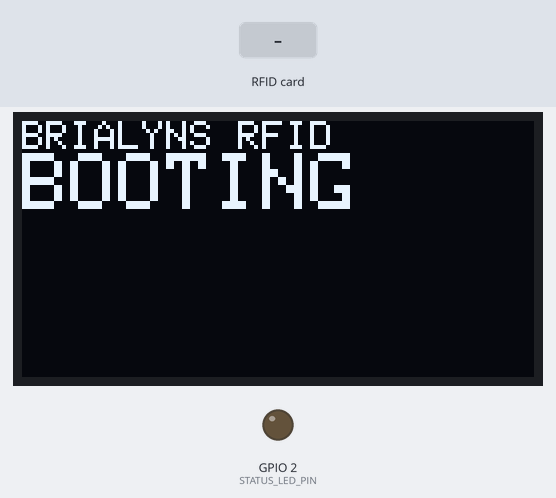
A sketch run on a simulated ESP32. On the bench: 128×64 one-colour display, output pins drawn as LEDs (lit = HIGH). Inputs (shaded band) come from the test bench. WiFi joins after 1.5 s; servers stay silent unless stated; uploads are accepted with an empty reply; what the sketch prints to the serial monitor is not drawn.

Above: at 0.7 s.
At 4.0 s:
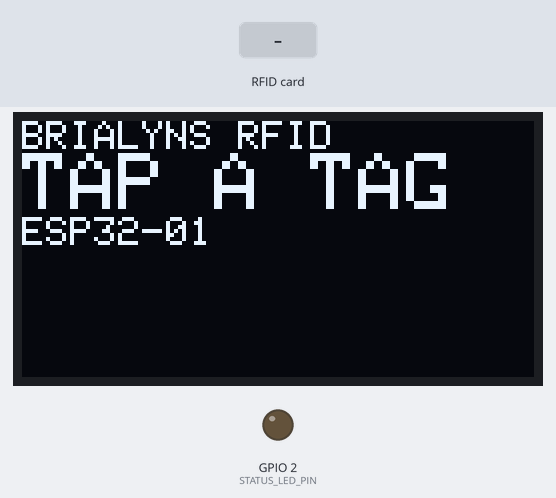
4.1 s: RFID card 5E 7A 19 C4 held to the reader
At 4.33 s:
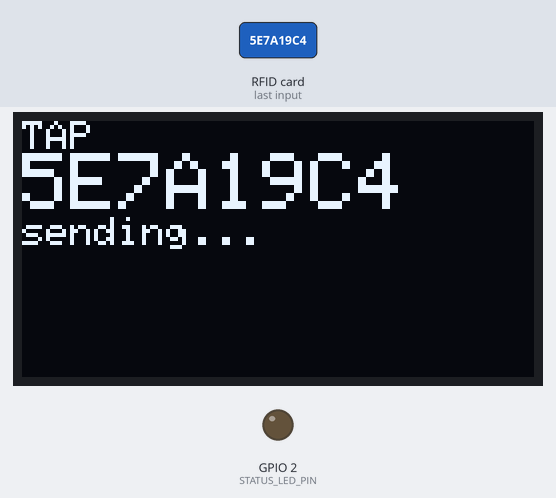
At 5.8 s:
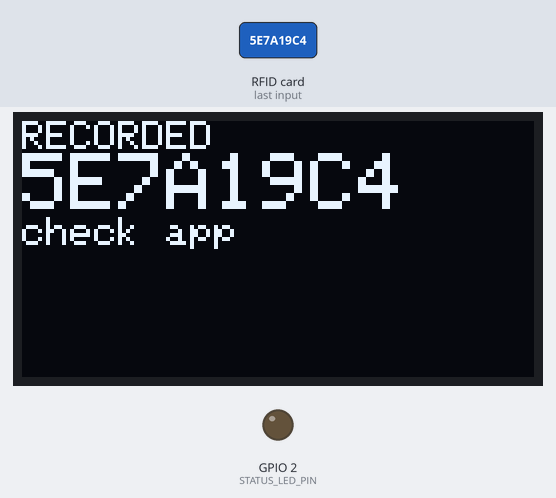
Timing chart, 0 to 7.3 s (numbered marks = the images above; inputs shaded):
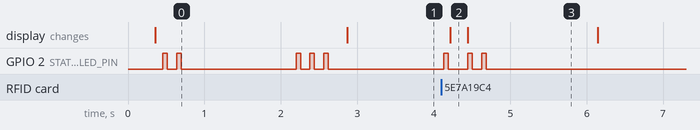

The sketch:

esp32_rfid_station.ino
```cpp
/*
 * Brialyns Art Sign - ESP32 + RC522 RFID station
 * ===============================================
 *
 * Reads a tag and POSTs the tap to the Brialyns webhook (Apps Script),
 * which writes the `rfid_events` doc + marks the station online. The app
 * (Production > Sensor tab) beeps, shows the Last scan card and the
 * activity feed; the web header shows the live-activity toast.
 *
 * WIRING (RC522 -> ESP32 DevKit V1, 30-pin)
 * -----------------------------------------
 *   RC522 SDA/SS  -> D5   (GPIO 5)
 *   RC522 SCK     -> D18  (GPIO 18)
 *   RC522 MOSI    -> D23  (GPIO 23)
 *   RC522 MISO    -> D19  (GPIO 19)
 *   RC522 RST     -> D27  (GPIO 27)
 *   RC522 3.3V    -> 3V3
 *   RC522 GND     -> GND
 *   RC522 IRQ     -> not connected
 *
 * RC522 is 3.3V ONLY. 5V/VIN will kill it.
 *
 * ARDUINO IDE (one-time)
 * ----------------------
 *   1. Library Manager -> install "MFRC522" (by GithubCommunity).
 *   2. Boards: "ESP32 Dev Module" (esp32 core 3.x already installed).
 *   3. Fill in WIFI_SSID / WIFI_PASSWORD below, then Upload.
 *      If stuck at "Connecting......" hold the BOOT button while uploading.
 *   4. Serial Monitor @ 115200. On boot you should see the RC522 version
 *      (0x91/0x92), the WiFi IP, and a {"ok":true,...} ping reply.
 *
 * NOTE: the ESP32 only sees 2.4 GHz WiFi (not 5 GHz).
 *
 * LED LANGUAGE (works on a charger / no laptop attached)
 * ------------------------------------------------------
 *   2 blinks       RC522 OK (at boot, or when it reconnects)
 *   3 blinks       WiFi connected
 *   1 blink        tag read (tap detected)
 *   2 blinks       tap recorded - right after the single read-blink
 *   5 fast blinks  send failed (offline/rejected)
 *   10 + 10 blinks RC522 NOT detected at boot -> check the wiring
 *   (heartbeat every 30s is silent - it only refreshes last_seen_at)
 *
 * OLED DISPLAY (optional, SSD1306 128x64 I2C - shows status + tap results)
 * -----------------------------------------------------------------------------
 *   OLED VCC -> ESP32 3V3
 *   OLED GND -> ESP32 GND
 *   OLED SDA -> GPIO 21
 *   OLED SCL -> GPIO 22
 *
 * Requires libraries "Adafruit SSD1306" + "Adafruit GFX" (already installed).
 *   - Default I2C address is 0x3C; some modules use 0x3D - change OLED_ADDR
 *     below if the screen stays dark.
 *   - Kung iba ang OLED mo (hal. SH1106 1.3") sabihin mo - ibang driver ang
 *     kailangan noon (U8g2).
 *
 * BINDING A TAG
 * -------------
 * Tap a tag -> the UID prints here (e.g. 04A3B2C1) -> Firebase console ->
 * Firestore -> inventory -> {variant} -> add field  tag_uid = "04A3B2C1".
 * Tap again -> serial shows "recorded <uid> -> <variant>".
 */

#include <WiFi.h>
#include <WiFiClientSecure.h>
#include <HTTPClient.h>
#include <SPI.h>
#include <MFRC522.h>
#include <Wire.h>
#include <Adafruit_GFX.h>
#include <Adafruit_SSD1306.h>

// ---------------- TODO: fill these two in ----------------
const char *WIFI_SSID = "bile ka";
const char *WIFI_PASSWORD = "09865789123aZ";

// Already provisioned for this project - no need to change.
const char *WEBHOOK_URL =
    "https://script.google.com/macros/s/"
    "AKfycbwHoTUX9sPSS6cK0Z3URJdzyJveDCOSMSBOaDEx9NvHXuz4vMSTKsZvSEPzPbdkenM/exec";
const char *WEBHOOK_SECRET = "QlMCpL7iBOIHgtu5wCp84nY9muJvMTr";
const char *SENSOR_ID = "ESP32-01";

// ---------------- RC522 pins (ESP32 VSPI) ----------------
#define RFID_SS_PIN 5
#define RFID_RST_PIN 27
#define STATUS_LED_PIN 2  // most dev boards have the onboard LED here

// ---------------- OLED display (SSD1306 128x64, I2C) ----------------
#define SCREEN_WIDTH 128
#define SCREEN_HEIGHT 64
#define OLED_SDA 21
#define OLED_SCL 22
#define OLED_ADDR 0x3C  // may ibang module ay 0x3D

MFRC522 rfid(RFID_SS_PIN, RFID_RST_PIN);
Adafruit_SSD1306 display(SCREEN_WIDTH, SCREEN_HEIGHT, &Wire, -1);
bool _oledOk = false;

// How long a tap result stays on screen before the ready screen returns.
static const unsigned long OLED_RESULT_MS = 1600;
unsigned long _oledShowUntil = 0;

const unsigned long DEDUPE_MS = 5000;  // same tag inside 5s = ignored
String lastUid = "";
unsigned long lastUidAt = 0;

// Heartbeat cadence: keeps `last_seen_at` fresh while the station is
// powered, so the apps can tell "live" (<=90s) from "unplugged".
const unsigned long HEARTBEAT_MS = 30000;
unsigned long lastHeartbeatAt = 0;

// Last HTTP status seen by postJson (302 from Apps Script = script ran).
int lastHttpStatus = 0;

// True when the POST reached Apps Script (2xx/3xx). The script has then
// already recorded the tap - even if the JSON reply can't be fetched,
// which happens on flaky links (the reply URL is one-time and expires).
bool lastRequestDelivered = false;

// True when the RC522 answers on SPI. Press-fit headers can lose contact
// when the station is moved (e.g. laptop -> charger), so the firmware
// retries and shows the state on the onboard LED - no laptop needed.
bool _rfidOk = false;
unsigned long _lastRfidRetryAt = 0;

// ---------------------------------------------------------

void setup() {
  Serial.begin(115200);
  delay(300);
  Serial.println();
  Serial.println("[boot] Brialyns RFID station");

  pinMode(STATUS_LED_PIN, OUTPUT);
  digitalWrite(STATUS_LED_PIN, LOW);

  // OLED display (silent if absent - everything else keeps working).
  Wire.begin(OLED_SDA, OLED_SCL);
  _oledOk = display.begin(SSD1306_SWITCHCAPVCC, OLED_ADDR);
  if (!_oledOk) {
    Serial.println(
        "[oled] SSD1306 not found (check SDA=21 SCL=22, addr 0x3C/0x3D).");
  } else {
    oledShow("BRIALYNS RFID", "BOOTING", "");
  }

  SPI.begin();  // SCK=18, MISO=19, MOSI=23
  rfid.PCD_Init();
  delay(50);
  byte version = rfid.PCD_ReadRegister(MFRC522::VersionReg);
  Serial.printf("[rfid] RC522 version register: 0x%02X\n", version);
  _rfidOk = !(version == 0x00 || version == 0xFF);
  if (!_rfidOk) {
    Serial.println(
        "[rfid] WARNING: RC522 not detected. Check wiring (3.3V!), "
        "SDA=D5 SCK=D18 MOSI=D23 MISO=D19 RST=D27.");
    oledShow("RFID ERROR", "NO MODULE", "check wiring");
    // Unmissable on a charger: two rounds of 10 fast blinks.
    blinkTimes(10, 80, 80);
    delay(500);
    blinkTimes(10, 80, 80);
  } else {
    blinkTimes(2, 60, 120);  // RC522 OK
  }

  connectWifi();
  pingSensor();
  lastHeartbeatAt = millis();
  if (_rfidOk) {
    oledReady();
  }
}

void loop() {
  ensureWifi();

  // Heartbeat: while powered, ping every HEARTBEAT_MS so the dashboard
  // chip stays "live"; unplugging flips it to idle -> offline by itself.
  const unsigned long nowMs = millis();
  if (WiFi.status() == WL_CONNECTED &&
      (nowMs - lastHeartbeatAt) >= HEARTBEAT_MS) {
    lastHeartbeatAt = nowMs;
    pingSensor();
  }

  // Tap result -> back to the ready screen (non-blocking).
  if (_oledShowUntil != 0 && (nowMs - _oledShowUntil) >= OLED_RESULT_MS) {
    _oledShowUntil = 0;
    oledReady();
  }

  // RC522 watchdog: re-init every few seconds while it is not answering,
  // so a loose press-fit header reconnects by itself (2 blinks when it
  // does).
  if (!_rfidOk && (nowMs - _lastRfidRetryAt) >= 5000) {
    _lastRfidRetryAt = nowMs;
    rfid.PCD_Init();
    delay(20);
    byte v = rfid.PCD_ReadRegister(MFRC522::VersionReg);
    if (v != 0x00 && v != 0xFF) {
      _rfidOk = true;
      Serial.println("[rfid] RC522 detected again - tapping enabled");
      blinkTimes(2, 60, 120);
      oledReady();
    }
  }
  if (!_rfidOk) {
    delay(50);
    return;
  }

  // Any card present?
  if (!rfid.PICC_IsNewCardPresent() || !rfid.PICC_ReadCardSerial()) {
    delay(50);
    return;
  }

  String uid = uidToString(rfid.uid.uidByte, rfid.uid.size);
  rfid.PICC_HaltA();
  rfid.PCD_StopCrypto1();

  unsigned long now = millis();
  if (uid == lastUid && (now - lastUidAt) < DEDUPE_MS) {
    Serial.println("[rfid] duplicate tap ignored: " + uid);
    return;
  }
  lastUid = uid;
  lastUidAt = now;

  Serial.println("[rfid] tap: " + uid);
  blinkTimes(1, 60, 120);
  oledShow("TAP", uid, "sending...");
  postTap(uid);
}

String uidToString(byte *buffer, byte size) {
  String out = "";
  for (byte i = 0; i < size; i++) {
    if (buffer[i] < 0x10) out += "0";
    out += String(buffer[i], HEX);
  }
  out.toUpperCase();
  return out;
}

/// Blink the onboard LED [times] - the station's status language when
/// running on a charger with no serial monitor attached:
///   2 blinks      RC522 OK
///   3 blinks      WiFi connected
///   1 blink       tag read
///   2 blinks      tap recorded (right after the single read-blink)
///   5 fast blinks send failed / offline
///   10+10 blinks  RC522 not detected at boot (check the wiring)
void blinkTimes(int times, int onMs, int offMs) {
  for (int i = 0; i < times; i++) {
    digitalWrite(STATUS_LED_PIN, HIGH);
    delay(onMs);
    digitalWrite(STATUS_LED_PIN, LOW);
    if (i < times - 1) delay(offMs);
  }
}

/// Draw a 3-line status screen. Big middle line (auto-shrinks for long
/// UIDs). No-op when the display is absent.
void oledShow(const String &l1, const String &l2, const String &l3) {
  if (!_oledOk) return;
  display.clearDisplay();
  display.setTextColor(SSD1306_WHITE);
  display.setTextSize(1);
  display.setCursor(0, 0);
  display.println(l1);
  if (l2.length() > 10) {
    display.println(l2);
  } else {
    display.setTextSize(2);
    display.println(l2);
    display.setTextSize(1);
  }
  display.println(l3);
  display.display();
}

/// Default station screen shown between taps.
void oledReady() {
  oledShow("BRIALYNS RFID", "TAP A TAG", String(SENSOR_ID));
}

// ---------------- WiFi ----------------

void connectWifi() {
  Serial.printf("[wifi] connecting to %s", WIFI_SSID);
  WiFi.mode(WIFI_STA);
  WiFi.begin(WIFI_SSID, WIFI_PASSWORD);
  unsigned long start = millis();
  while (WiFi.status() != WL_CONNECTED && millis() - start < 20000) {
    delay(500);
    Serial.print(".");
  }
  Serial.println();
  if (WiFi.status() == WL_CONNECTED) {
    Serial.print("[wifi] connected, IP: ");
    Serial.println(WiFi.localIP());
    blinkTimes(3, 60, 120);  // WiFi ok
  } else {
    Serial.println("[wifi] not connected yet - retrying in the background.");
  }
}

void ensureWifi() {
  if (WiFi.status() == WL_CONNECTED) return;
  static unsigned long lastTry = 0;
  if (millis() - lastTry < 10000) return;
  lastTry = millis();
  Serial.println("[wifi] reconnecting...");
  WiFi.disconnect();
  WiFi.begin(WIFI_SSID, WIFI_PASSWORD);
}

// ---------------- HTTP ----------------

/**
 * POSTs the JSON payload to the Apps Script webhook. Apps Script answers
 * with a 302 to script.googleusercontent.com; that redirect is followed
 * manually with a GET (the same trick the mobile app needed), because
 * re-POSTing the redirect would lose the JSON reply.
 */
String postJson(const String &payload) {
  lastHttpStatus = 0;
  lastRequestDelivered = false;

  WiFiClientSecure client;
  client.setInsecure();  // demo: both hosts are Google HTTPS

  HTTPClient http;
  if (!http.begin(client, WEBHOOK_URL)) return "";
  http.setTimeout(15000);
  http.addHeader("Content-Type", "application/json");
  const char *headerKeys[] = {"Location"};
  http.collectHeaders(headerKeys, 1);
  int code = http.POST(payload);
  String body = http.getString();
  String location = http.header("Location");
  location.trim();  // Google sometimes pads the header - begin() rejects it
  http.end();
  if (code > 0) lastHttpStatus = code;
  if (code >= 200 && code < 400) lastRequestDelivered = true;

  // Follow up to 4 redirect hops - Apps Script can chain more than one on
  // a busy link, and the hop URL is one-time-use (expired = 404 page).
  for (int hop = 0; hop < 4; hop++) {
    if (!(code == 301 || code == 302 || code == 303 || code == 307 ||
          code == 308)) {
      break;  // final response
    }
    if (location.isEmpty()) break;
    WiFiClientSecure clientN;
    clientN.setInsecure();
    HTTPClient httpN;
    if (!httpN.begin(clientN, location)) break;
    httpN.setTimeout(15000);
    const char *hk[] = {"Location"};
    httpN.collectHeaders(hk, 1);
    code = httpN.GET();
    body = httpN.getString();
    location = httpN.header("Location");
    location.trim();
    httpN.end();
    if (code > 0) lastHttpStatus = code;
    Serial.printf("[http] hop %d -> %d\n", hop + 1, code);
  }

  if (code > 0 && code < 400 && body.indexOf("<html") < 0 &&
      body.indexOf("<!DOCTYPE") < 0) {
    return body;
  }
  return "";
}

void postTap(const String &uid) {
  String payload = "{\"secret\":\"" + String(WEBHOOK_SECRET) +
                   "\",\"action\":\"record_rfid\",\"tag_uid\":\"" + uid +
                   "\",\"sensor_id\":\"" + String(SENSOR_ID) + "\"}";

  String reply = postJson(payload);
  if (reply.isEmpty()) {
    if (lastRequestDelivered) {
      Serial.println(
          "[http] tap received by the server (reply unreadable this time - "
          "it is one-time-use; check the app Sensor feed).");
      oledShow("RECORDED", uid, "check app");
      _oledShowUntil = millis();
      blinkTimes(2, 60, 120);  // recorded (reply just not readable)
    } else {
      Serial.println("[http] no reply (offline?)");
      oledShow("FAILED", "offline?", "try again");
      _oledShowUntil = millis();
      blinkTimes(5, 70, 70);  // send failed
    }
    return;
  }
  Serial.println("[http] reply: " + reply);

  bool ok = reply.indexOf("\"ok\":true") >= 0;
  String variant = jsonStringValue(reply, "material_variant_id");
  if (ok && variant.length() > 0) {
    Serial.printf("[rfid] recorded %s -> %s\n", uid.c_str(), variant.c_str());
    oledShow("RECORDED", variant, uid);
    _oledShowUntil = millis();
    blinkTimes(2, 60, 120);  // recorded
  } else if (ok) {
    Serial.println(
        "[rfid] recorded, but no inventory item is bound to this tag yet.");
    oledShow("RECORDED", uid, "no binding");
    _oledShowUntil = millis();
    blinkTimes(2, 60, 120);  // recorded (unbound)
  } else {
    Serial.println("[rfid] server rejected the tap - check the secret.");
    oledShow("REJECTED", "check secret", "");
    _oledShowUntil = millis();
    blinkTimes(5, 70, 70);  // rejected
  }
}

void pingSensor() {
  // `rfid_ok` rides along on every heartbeat so the RC522's readability
  // can be checked remotely (sensors/ESP32-01.rfid_ok) - no laptop/serial
  // needed. false = the reader is not answering on SPI (check the pins).
  String payload = "{\"secret\":\"" + String(WEBHOOK_SECRET) +
                   "\",\"action\":\"sensor_ping\",\"sensor_id\":\"" +
                   String(SENSOR_ID) + "\",\"rfid_ok\":" +
                   (_rfidOk ? "true" : "false") + "}";
  Serial.println("[http] ping: " + postJson(payload));
}

/** Minimal extractor for {"key":"value"} in a compact JSON reply. */
String jsonStringValue(const String &json, const String &key) {
  String needle = "\"" + key + "\":\"";
  int i = json.indexOf(needle);
  if (i < 0) return "";
  int start = i + needle.length();
  int end = json.indexOf("\"", start);
  if (end < 0) return "";
  return json.substring(start, end);
}
```

Measured:
- after the input at 4.1 s, GPIO 2 (STATUS_LED_PIN): goes HIGH 0.06 s, LOW 0.26 s, HIGH 0.06 s, LOW 0.12 s, HIGH 0.06 s, then LOW, starting at once; the display: changes after 0.12 s (image 2)
- what the display in image 0 shows lasts 2.5 s, from 0.4 s to 2.9 s
- what the display in image 3 shows lasts 1.7 s, from 4.4 s to 6.1 s
